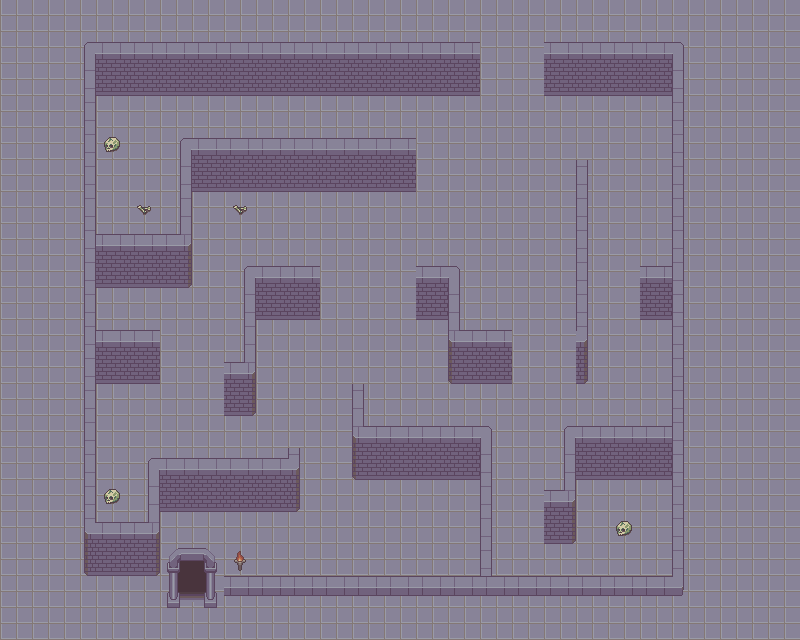

A level layout from a 2D game, rendered from its tile map. Below: a short description, then the map file with tile-grid data replaced by summaries:
An orthogonal 25x20 tile map with 32x32 px tiles, 2 tile layers (floor, walls) and 36 objects (29x wall, 5x npc, spawn, exit).

<map version="1.10" tiledversion="1.11.2" orientation="orthogonal" renderorder="right-down" width="25" height="20" tilewidth="32" tileheight="32" infinite="0" nextlayerid="4" nextobjectid="55">
 <tileset firstgid="1" source="maze tile set.tsx" />
 <layer id="3" name="floor" width="25" height="20" tintcolor="#002556">
  <data>[500 cells, 499 non-empty, 6 distinct tile ids]</data>
 </layer>
 <layer id="1" name="walls" width="25" height="20" tintcolor="#f2a179">
  <data>[500 cells, 189 non-empty, 47 distinct tile ids]</data>
 </layer>
 <objectgroup id="2" name="maze" class="wall">
  <object id="1" name="walls" type="wall" x="94.6667" y="42.3333" width="385.667" height="52.6667">
   <properties>
    <property name="collidable" type="bool" value="true" />
   </properties>
  </object>
  <object id="2" name="walls" type="wall" x="81" y="42.6667" width="15" height="309.333">
   <properties>
    <property name="collidable" type="bool" value="true" />
   </properties>
  </object>
  <object id="3" name="walls" type="wall" x="83" y="234" width="108.333" height="53.3333">
   <properties>
    <property name="collidable" type="bool" value="true" />
   </properties>
  </object>
  <object id="4" name="walls" type="wall" x="183" y="138.333" width="233" height="53.667">
   <properties>
    <property name="collidable" type="bool" value="true" />
   </properties>
  </object>
  <object id="5" name="walls" type="wall" x="180.333" y="139" width="11.667" height="112">
   <properties>
    <property name="collidable" type="bool" value="true" />
   </properties>
  </object>
  <object id="7" name="walls" type="wall" x="545" y="34" width="143" height="59.6667">
   <properties>
    <property name="collidable" type="bool" value="true" />
   </properties>
  </object>
  <object id="8" name="walls" type="wall" x="672" y="45" width="11.6667" height="395">
   <properties>
    <property name="collidable" type="bool" value="true" />
   </properties>
  </object>
  <object id="10" name="walls" type="wall" x="575" y="165" width="12" height="219">
   <properties>
    <property name="collidable" type="bool" value="true" />
   </properties>
  </object>
  <object id="11" name="walls" type="wall" x="416" y="267" width="33.9997" height="53">
   <properties>
    <property name="collidable" type="bool" value="true" />
   </properties>
  </object>
  <object id="12" name="walls" type="wall" x="448" y="266.667" width="12" height="81.3333">
   <properties>
    <property name="collidable" type="bool" value="true" />
   </properties>
  </object>
  <object id="13" name="walls" type="wall" x="448.667" y="330.667" width="63.333" height="52">
   <properties>
    <property name="collidable" type="bool" value="true" />
   </properties>
  </object>
  <object id="15" name="walls" type="wall" x="244.333" y="266.333" width="76" height="52.6667">
   <properties>
    <property name="collidable" type="bool" value="true" />
   </properties>
  </object>
  <object id="16" name="walls" type="wall" x="244" y="269" width="12.3333" height="103">
   <properties>
    <property name="collidable" type="bool" value="true" />
   </properties>
  </object>
  <object id="17" name="walls" type="wall" x="85" y="330.333" width="75" height="53">
   <properties>
    <property name="collidable" type="bool" value="true" />
   </properties>
  </object>
  <object id="19" name="walls" type="wall" x="224" y="361" width="32" height="55">
   <properties>
    <property name="collidable" type="bool" value="true" />
   </properties>
  </object>
  <object id="20" name="walls" type="wall" x="84" y="337" width="14" height="185.333">
   <properties>
    <property name="collidable" type="bool" value="true" />
   </properties>
  </object>
  <object id="21" name="walls" type="wall" x="84" y="522" width="75" height="53">
   <properties>
    <property name="collidable" type="bool" value="true" />
   </properties>
  </object>
  <object id="22" name="walls" type="wall" x="147" y="460" width="11" height="61.6667">
   <properties>
    <property name="collidable" type="bool" value="true" />
   </properties>
  </object>
  <object id="23" name="walls" type="wall" x="148" y="459" width="151" height="52.3333">
   <properties>
    <property name="collidable" type="bool" value="true" />
   </properties>
  </object>
  <object id="24" name="walls" type="wall" x="354" y="384.667" width="9" height="55.3333">
   <properties>
    <property name="collidable" type="bool" value="true" />
   </properties>
  </object>
  <object id="25" name="walls" type="wall" x="353" y="425" width="131" height="54.3333">
   <properties>
    <property name="collidable" type="bool" value="true" />
   </properties>
  </object>
  <object id="26" name="walls" type="wall" x="481" y="426" width="10.3333" height="150">
   <properties>
    <property name="collidable" type="bool" value="true" />
   </properties>
  </object>
  <object id="27" name="walls" type="wall" x="564.667" y="427" width="118.333" height="52.6667">
   <properties>
    <property name="collidable" type="bool" value="true" />
   </properties>
  </object>
  <object id="28" name="walls" type="wall" x="673" y="427.333" width="11" height="168">
   <properties>
    <property name="collidable" type="bool" value="true" />
   </properties>
  </object>
  <object id="29" name="walls" type="wall" x="565.333" y="480.333" width="11" height="10.3333">
   <properties>
    <property name="collidable" type="bool" value="true" />
   </properties>
  </object>
  <object id="30" name="walls" type="wall" x="544.667" y="490.667" width="32" height="52.3333">
   <properties>
    <property name="collidable" type="bool" value="true" />
   </properties>
  </object>
  <object id="31" name="walls" type="wall" x="224" y="576" width="449.333" height="19.6667">
   <properties>
    <property name="collidable" type="bool" value="true" />
   </properties>
  </object>
  <object id="32" name="spawn" type="spawn" x="488" y="29" width="50" height="44" />
  <object id="35" name="exit" type="exit" x="167" y="561" width="50" height="47" />
  <object id="39" name="walls" type="wall" x="288" y="447.333" width="11" height="11">
   <properties>
    <property name="collidable" type="bool" value="true" />
   </properties>
  </object>
  <object id="47" name="npc1" type="npc" x="320" y="96" width="32" height="32" rotation="180.172">
   <properties>
    <property name="direction" value="horizontal" />
    <property name="patrol_length" type="int" value="3" />
    <property name="start_direction" value="left" />
   </properties>
  </object>
  <object id="49" name="npc3" type="npc" x="600" y="176" width="32" height="32" rotation="180.172">
   <properties>
    <property name="direction" value="vertical" />
    <property name="patrol_length" type="int" value="3" />
    <property name="start_direction" value="down" />
   </properties>
  </object>
  <object id="50" name="npc2" type="npc" x="376" y="208" width="31.9999" height="32.0961" rotation="180.172">
   <properties>
    <property name="direction" value="horizontal" />
    <property name="patrol_length" type="int" value="3" />
    <property name="start_direction" value="right" />
   </properties>
  </object>
  <object id="52" name="npc4" type="npc" x="176" y="416" width="32" height="32" rotation="180.172">
   <properties>
    <property name="direction" value="vertical" />
    <property name="patrol_length" type="int" value="2" />
    <property name="start_direction" value="up" />
   </properties>
  </object>
  <object id="53" name="walls" type="wall" x="640" y="264" width="48" height="56">
   <properties>
    <property name="collidable" type="bool" value="true" />
   </properties>
  </object>
  <object id="54" name="npc5" type="npc" x="304" y="352" width="32" height="32" rotation="180.172">
   <properties>
    <property name="direction" value="horizontal" />
    <property name="patrol_length" type="int" value="2" />
    <property name="start_direction" value="right" />
   </properties>
  </object>
 </objectgroup>
</map>
